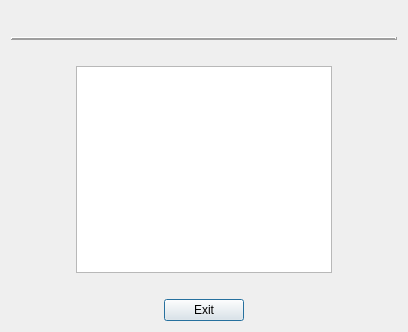
<?xml version="1.0" encoding="UTF-8"?>
<ui version="4.0">
 <class>AutomaticMonthlyPaymentSummaryDialog</class>
 <widget class="QDialog" name="AutomaticMonthlyPaymentSummaryDialog">
  <property name="windowModality">
   <enum>Qt::ApplicationModal</enum>
  </property>
  <property name="geometry">
   <rect>
    <x>0</x>
    <y>0</y>
    <width>408</width>
    <height>332</height>
   </rect>
  </property>
  <property name="windowTitle">
   <string>Automatic Monthly Payment Summary</string>
  </property>
  <property name="modal">
   <bool>true</bool>
  </property>
  <layout class="QVBoxLayout" name="verticalLayout">
   <item>
    <layout class="QHBoxLayout" name="horizontalLayout">
     <item>
      <spacer name="horizontalSpacer">
       <property name="orientation">
        <enum>Qt::Horizontal</enum>
       </property>
       <property name="sizeHint" stdset="0">
        <size>
         <width>40</width>
         <height>20</height>
        </size>
       </property>
      </spacer>
     </item>
     <item>
      <widget class="QLabel" name="labelDialogTitle">
       <property name="text">
        <string>&lt;AutomaticMonthlyPaymentSummary&gt;</string>
       </property>
       <property name="alignment">
        <set>Qt::AlignCenter</set>
       </property>
      </widget>
     </item>
     <item>
      <spacer name="horizontalSpacer_2">
       <property name="orientation">
        <enum>Qt::Horizontal</enum>
       </property>
       <property name="sizeHint" stdset="0">
        <size>
         <width>40</width>
         <height>20</height>
        </size>
       </property>
      </spacer>
     </item>
    </layout>
   </item>
   <item>
    <widget class="Line" name="line">
     <property name="frameShadow">
      <enum>QFrame::Raised</enum>
     </property>
     <property name="lineWidth">
      <number>2</number>
     </property>
     <property name="orientation">
      <enum>Qt::Horizontal</enum>
     </property>
    </widget>
   </item>
   <item>
    <spacer name="horizontalSpacer_4">
     <property name="orientation">
      <enum>Qt::Horizontal</enum>
     </property>
     <property name="sizeHint" stdset="0">
      <size>
       <width>40</width>
       <height>20</height>
      </size>
     </property>
    </spacer>
   </item>
   <item>
    <layout class="QHBoxLayout" name="horizontalLayout_2">
     <item>
      <spacer name="horizontalSpacer_5">
       <property name="orientation">
        <enum>Qt::Horizontal</enum>
       </property>
       <property name="sizeHint" stdset="0">
        <size>
         <width>40</width>
         <height>20</height>
        </size>
       </property>
      </spacer>
     </item>
     <item>
      <layout class="QVBoxLayout" name="verticalLayout_3">
       <item>
        <widget class="QTableView" name="tableViewAutoPaymentSummary">
         <property name="font">
          <font>
           <pointsize>9</pointsize>
          </font>
         </property>
         <property name="cornerButtonEnabled">
          <bool>false</bool>
         </property>
         <attribute name="horizontalHeaderMinimumSectionSize">
          <number>20</number>
         </attribute>
         <attribute name="verticalHeaderMinimumSectionSize">
          <number>15</number>
         </attribute>
         <attribute name="verticalHeaderDefaultSectionSize">
          <number>25</number>
         </attribute>
        </widget>
       </item>
      </layout>
     </item>
     <item>
      <spacer name="horizontalSpacer_3">
       <property name="orientation">
        <enum>Qt::Horizontal</enum>
       </property>
       <property name="sizeHint" stdset="0">
        <size>
         <width>40</width>
         <height>20</height>
        </size>
       </property>
      </spacer>
     </item>
    </layout>
   </item>
   <item>
    <spacer name="horizontalSpacer_6">
     <property name="orientation">
      <enum>Qt::Horizontal</enum>
     </property>
     <property name="sizeHint" stdset="0">
      <size>
       <width>40</width>
       <height>20</height>
      </size>
     </property>
    </spacer>
   </item>
   <item>
    <layout class="QHBoxLayout" name="horizontalLayout_3">
     <item>
      <spacer name="horizontalSpacer_8">
       <property name="orientation">
        <enum>Qt::Horizontal</enum>
       </property>
       <property name="sizeHint" stdset="0">
        <size>
         <width>40</width>
         <height>20</height>
        </size>
       </property>
      </spacer>
     </item>
     <item>
      <widget class="QPushButton" name="pushButtonExit">
       <property name="text">
        <string>Exit</string>
       </property>
      </widget>
     </item>
     <item>
      <spacer name="horizontalSpacer_9">
       <property name="orientation">
        <enum>Qt::Horizontal</enum>
       </property>
       <property name="sizeHint" stdset="0">
        <size>
         <width>40</width>
         <height>20</height>
        </size>
       </property>
      </spacer>
     </item>
    </layout>
   </item>
  </layout>
 </widget>
 <resources/>
 <connections/>
</ui>
